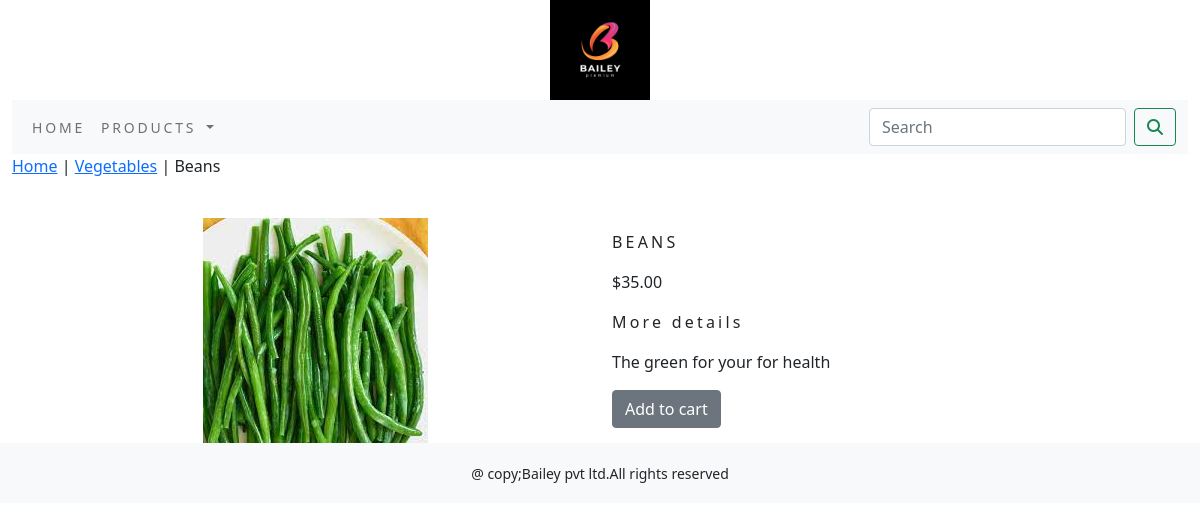
The app's page /shop/vegetables/beans/ with its own data.
### shop/models.py (models this page shows, shortened)
class Product(models.Model):
    name = models.CharField(max_length=250, unique=True)
    slug = models.SlugField(max_length=250, unique=True)
    description = models.TextField(blank=True)
    price = models.DecimalField(max_digits=10, decimal_places=2)
    category = models.ForeignKey(Category, on_delete=models.CASCADE)
    image = models.ImageField(upload_to='product', blank=True)
    stock = models.IntegerField()
    available = models.BooleanField(default=True)
    created = models.DateTimeField(auto_now_add=True)
    updated = models.DateTimeField(auto_now_add=True)
    class Meta:
        ordering = ('name',)
        verbose_name = 'product'
        verbose_name_plural = 'products'

class Category(models.Model):
    name = models.CharField(max_length=250, unique=True)
    slug = models.SlugField(max_length=250, unique=True)
    description = models.TextField(blank=True)
    image = models.ImageField(upload_to='category', blank=True)
    class Meta:
        ordering = ('name',)
        verbose_name = 'category'
        verbose_name_plural = 'categories'
    def get_url(self):
        return reverse('shop:products_by_category', args=[self.slug])
    def __str__(self):
        return "{}".format(self.name)

### shop/views.py (the view)
# urls.py: path('<slug:c_slug>/<slug:p_slug>/', views.prodetails, name='prodcategorydetal'),
def prodetails(request, c_slug, p_slug):
    product = get_object_or_404(Product, category__slug=c_slug, slug=p_slug)
    return render(request, 'product.html', {'product': product})

### cart/context_processors.py (called while the page is built)
def counter(request):
    item_count=0
    if "admin" in request.path:
        return {}
    else:
        try:
            cart=Cart.objects.filter(cart_id=_cart_id(request))
            cart_items=CartItem.objects.filter(cart=cart[:1])
            for cart_item in cart_items:
                item_count += cart_item.quantity
        except Cart.DoesNotExist:
            item_count=0
    return dict(item_count=item_count)

### cart/views.py (called while the page is built)
def _cart_id(request):
    cart = request.session.session_key
    if not cart:
        cart = request.session.create()
    return cart

### shop/context_processors.py (called while the page is built)
def menu_links(request):
    links=Category.objects.all()
    return dict(links=links)

### templates/product.html (shortened to what this page needs)
{% extends 'base.html' %}
{% load static %}
{% block content %}
  <div class="row my_prod_row_class">
    <div class="mx_auto">
      <p><a href="{% url 'shop:allproductcat' %}">Home</a> | <a href="{{ product.category.get_url }}">{{ product.category }}</a> | {{ product.name }}</p>
    </div>
  </div>
  <div class="container">
    <br>
    <div class="row" >
      <div class="col-12 col-sm-12 col-md-12 col-lg-6 text-center">
        <div style="min-width:18rem">
          <img src="{{ product.image.url }}" alt="{{ product.name }}">
        </div>
      </div>
      <div class="col-12 col-sm-12 col-lg-6">
        <div>
          <h1 class="my_prod_title">{{ product.name }}</h1>
          <p>${{ product.price }}</p>
          <p class="my_title">More details</p>
          <p class="text-justify my_prod_text">{{ product.description }}</p>
          {% if product.stock <= 0 %}
            <p class="text-justify my_prod_text"><b>Out of stock</b></p>
          {% else %}
            <a class="btn btn-secondary" href="{% url 'cart:add_cart' product.id %}">Add to cart</a>
          {% endif %}
        </div>
      </div>
    </div>
  </div>
{% endblock %}

### static/css/custom.css (style rules this page uses)
body { font-family: 'Roboto Condensed', sans-serif; }
.my_title { font-size:16px; text_transform:uppercase; letter-spacing:.2em }
.my_prod_row_class { padding-top:15px padding-bottom:20px }
.my_prod_title { font-size:16px; text-transform:uppercase; letter-spacing:.2em; padding-top:15px; padding-bottom:10px }
.my_prod_text { padding-right:20px; }

### records on screen
Product: category "Vegetables", name "Beans", image (picture), name "BEANS", price "35.00", description "The green for your for health"
